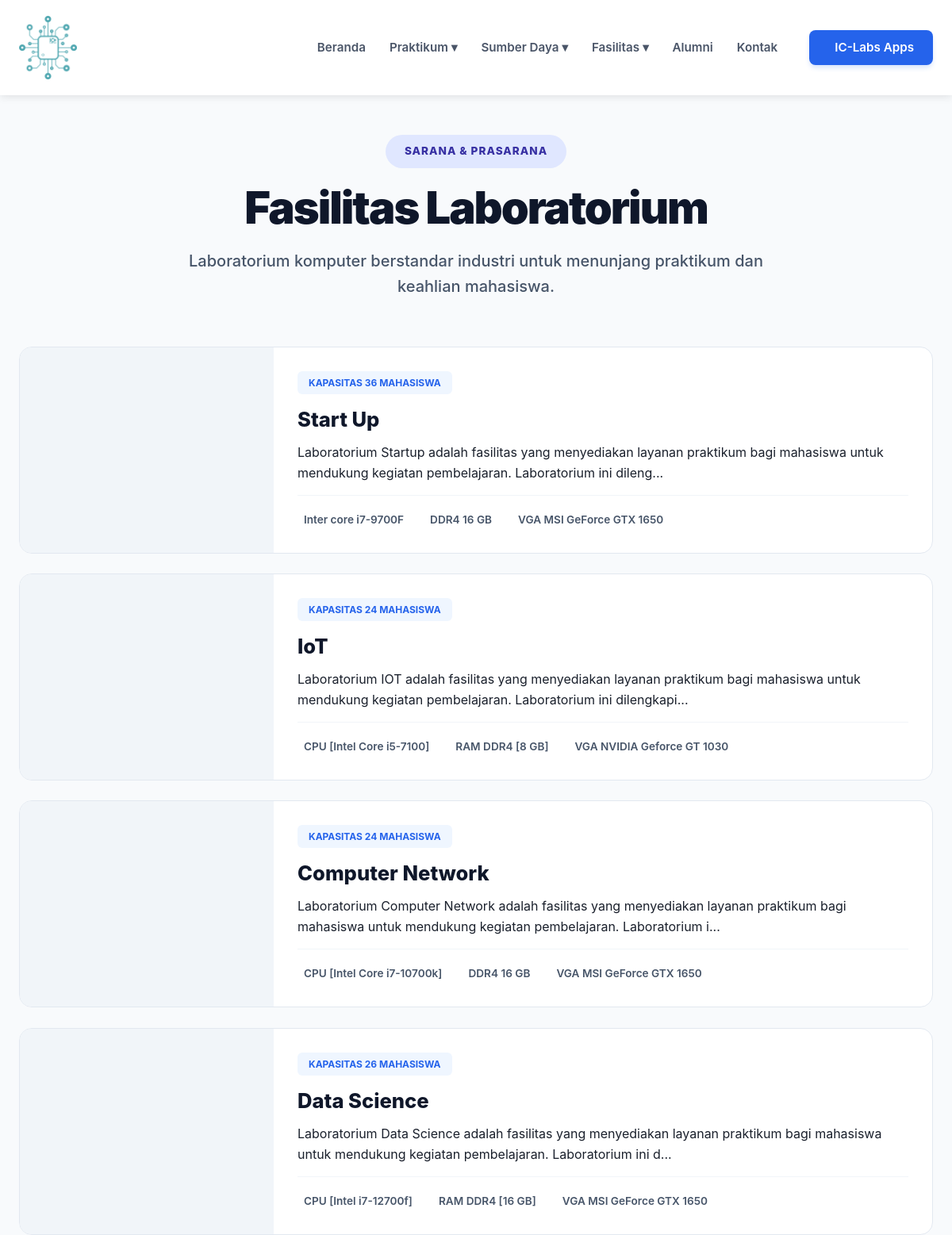
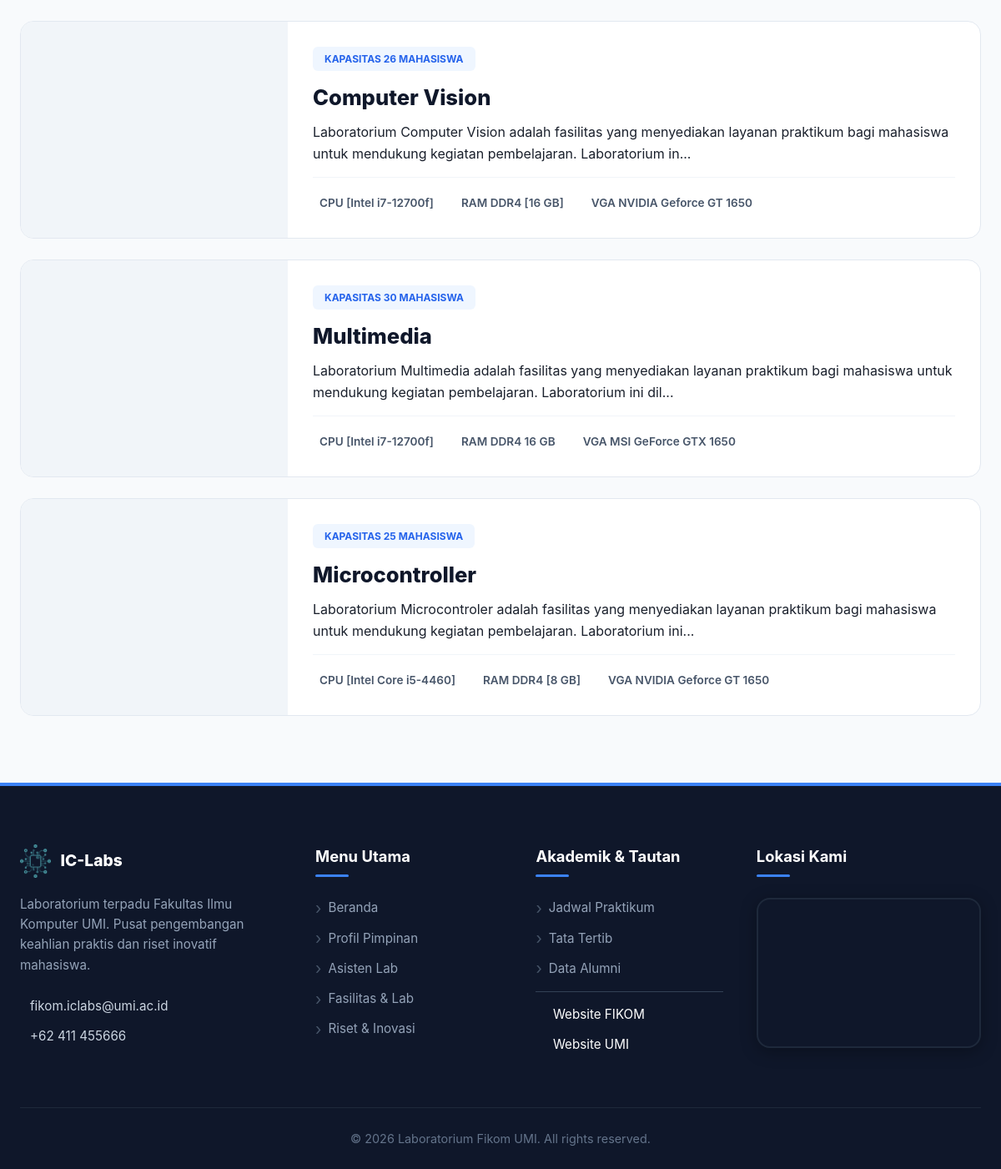
/public/laboratorium, run on the app's committed database (2 pictures, top to bottom).
### tables this page shows
CREATE TABLE `laboratorium` (
  `idLaboratorium` int(11) NOT NULL,
  `nama` varchar(100) NOT NULL,
  `jenis` enum('Laboratorium','Riset') DEFAULT 'Laboratorium',
  `idKordinatorAsisten` int(11) DEFAULT NULL,
  `deskripsi` text DEFAULT NULL,
  `gambar` varchar(255) DEFAULT NULL,
  `jumlahPc` int(11) DEFAULT NULL,
  `jumlahKursi` int(11) DEFAULT NULL,
  `lokasi` varchar(255) DEFAULT NULL,
  `kapasitas` int(11) DEFAULT 0,
  `processor` varchar(255) DEFAULT NULL,
  `ram` varchar(100) DEFAULT NULL,
  `storage` varchar(100) DEFAULT NULL,
  `gpu` varchar(255) DEFAULT NULL,
  `monitor` varchar(255) DEFAULT NULL,
  `software` text DEFAULT NULL,
  `fasilitas_pendukung` text DEFAULT NULL,
  `koordinator_nama` varchar(255) DEFAULT NULL,
  `koordinator_foto` varchar(255) DEFAULT NULL
);

### app/views/fasilitas/laboratorium.php (the view, shortened to what this page needs)
<?php
$lab_list = [];
if (!empty($data['laboratorium'])) {
    $lab_list = $data['laboratorium'];
} else {
    global $pdo;
    try {
        if ($pdo instanceof PDO) {
            $stmt = $pdo->query("SELECT * FROM laboratorium WHERE jenis = 'Laboratorium' ORDER BY idLaboratorium ASC");
            $lab_list = $stmt->fetchAll(PDO::FETCH_ASSOC);
        }
    } catch (Throwable $e) { $lab_list = []; }
}
?>
<section class="fasilitas-section">
    <div class="container">
        <header class="page-header">
            <span class="header-badge">Sarana & Prasarana</span>
            <h1>Fasilitas Laboratorium</h1>
            <p>Laboratorium komputer berstandar industri untuk menunjang praktikum dan keahlian mahasiswa.</p>
        </header>
        <div class="facility-grid">
            <?php if (!empty($lab_list)) : ?>
                <?php foreach ($lab_list as $row) : ?>
                    <?php
                        $descRaw = $row['deskripsi'] ?? '';
                        $deskripsi = strlen($descRaw) > 150 ? substr($descRaw, 0, 150) . '...' : $descRaw;
                    ?>
                    <a href="<?= PUBLIC_URL ?>/detail_fasilitas/<?= $row['idLaboratorium'] ?>" class="facility-row" data-id="<?= $row['idLaboratorium'] ?>" data-link>
                        <div class="facility-img-side">
                        </div>
                        <div class="facility-info-side">
                            <div class="facility-meta">
                                <span class="badge-info">
                                    <i class="ri-group-line"></i> Kapasitas <?= $row['kapasitas'] ?> Mahasiswa
                                </span>
                            </div>
                            <h3><?= htmlspecialchars($row['nama']) ?></h3>
                            <p><?= htmlspecialchars($deskripsi) ?></p>
                            <div class="mini-specs">
                                <?php if (!empty($row['processor'])) : ?>
                                    <div class="mini-spec-item"><i class="ri-cpu-line"></i> <?= htmlspecialchars($row['processor']) ?></div>
                                <?php endif; ?>
                                <?php if (!empty($row['ram'])) : ?>
                                    <div class="mini-spec-item"><i class="ri-ram-2-line"></i> <?= htmlspecialchars($row['ram']) ?></div>
                                <?php endif; ?>
                                <?php if (!empty($row['gpu'])) : ?>
                                    <div class="mini-spec-item"><i class="ri-window-line"></i> <?= htmlspecialchars($row['gpu']) ?></div>
                                <?php endif; ?>
                            </div>
                        </div>
                    </a>
                <?php endforeach; ?>
            <?php endif; ?>
        </div>
    </div>
</section>

### public/css/variables.css (style rules this page uses)
:root { --primary-navy: #1e3a8a; --primary-blue: #2563eb; --hover-blue: #1e40af; --bg-light: #f8fbff; --bg-white: #ffffff; --bg-soft: #eff6ff; --text-dark: #1a202c; --text-grey: #4a5568; --text-light: #dbeafe; --border-color: #e2e8f0; --border-blue: #eff6ff; --shadow-soft: 0 4px 12px rgba(30, 58, 138, 0.05); --container-width: 1280px; --font-main: 'Inter', 'Segoe UI', sans-serif; --radius-card: 15px; --radius-btn: 50px; }

### public/css/style.css (style rules this page uses)
* { margin: 0; padding: 0; box-sizing: border-box; font-family: "Inter", "Segoe UI", sans-serif; }
body { background-color: #f8fbff; color: #1a202c; line-height: 1.6; padding-top: 80px; }
html, body { max-width: 100%; overflow-x: hidden; }
.container { width: 100%; max-width: 1200px; margin: 0 auto; padding: 0 24px; }
h1, h2, h3, h4 { color: #1e3a8a; font-weight: 800; }
a { text-decoration: none; transition: 0.3s ease; }

### public/css/fasilitas.css (style rules this page uses)
.fasilitas-section { padding: 80px 0; background-color: #f8fafc; min-height: 100vh; font-family: "Inter", -apple-system, BlinkMacSystemFont, sans-serif; }
.container { max-width: 1200px; margin: 0 auto; padding: 0 24px; }
.page-header { text-align: center; max-width: 800px; margin: 0 auto 60px auto; padding-top: 10px; border-bottom: none; }
.header-badge { display: inline-block; background-color: #e0e7ff; color: #3730a3; padding: 10px 24px; border-radius: 50px; font-weight: 800; font-size: 0.85rem; text-transform: uppercase; letter-spacing: 1px; margin-bottom: 20px; }
.page-header h1 { font-size: 3.5rem; color: #0f172a; margin: 0 0 20px 0; font-weight: 900; letter-spacing: -2px; line-height: 1.1; }
.page-header p { color: #475569; margin: 0 auto; font-size: 1.25rem; line-height: 1.6; font-weight: 500; }
.facility-grid { display: flex; flex-direction: column; gap: 25px; width: 100%; }
.facility-row { background: #ffffff; border: 1px solid #e2e8f0; border-radius: 16px; display: flex; overflow: hidden; transition: all 0.3s ease; text-decoration: none; color: inherit; min-height: 220px; will-change: transform; }
.facility-img-side { flex: 0 0 320px; background: #f1f5f9; position: relative; overflow: hidden; display: flex; align-items: center; justify-content: center; }
.facility-info-side { flex: 1; padding: 30px; display: flex; flex-direction: column; justify-content: center; }
.facility-meta { display: flex; gap: 12px; margin-bottom: 12px; }
.badge-info { background: #eff6ff; color: #2563eb; padding: 5px 14px; border-radius: 6px; font-size: 0.75rem; font-weight: 700; text-transform: uppercase; }
.facility-row h3 { font-size: 1.6rem; color: #0f172a; margin-bottom: 8px; font-weight: 800; }
.mini-specs { display: flex; gap: 25px; padding-top: 20px; margin-top: 15px; border-top: 1px solid #f1f5f9; }
.mini-spec-item { display: flex; align-items: center; gap: 8px; font-size: 0.85rem; color: #475569; font-weight: 600; }

### data on the page
laboratorium: kapasitas "36", nama "Start Up", deskripsi "Laboratorium Startup adalah fasilitas yang menyediakan layanan praktikum bagi mahasiswa untuk mendukung kegiatan pembelajaran. Laboratorium ini dileng...", processor "Inter core i7-9700F", ram "DDR4 16 GB", gpu "VGA MSI GeForce GTX 1650"
laboratorium: kapasitas "24", nama "IoT", deskripsi "Laboratorium IOT adalah fasilitas yang menyediakan layanan praktikum bagi mahasiswa untuk mendukung kegiatan pembelajaran. Laboratorium ini dilengkapi...", processor "CPU [Intel Core i5-7100]", ram "RAM DDR4 [8 GB]", gpu "VGA NVIDIA Geforce GT 1030"
laboratorium: kapasitas "24", nama "Computer Network", deskripsi "Laboratorium Computer Network adalah fasilitas yang menyediakan layanan praktikum bagi mahasiswa untuk mendukung kegiatan pembelajaran. Laboratorium i...", processor "CPU [Intel Core i7-10700k]", ram "DDR4 16 GB", gpu "VGA MSI GeForce GTX 1650"
laboratorium: kapasitas "26", nama "Data Science", deskripsi "Laboratorium Data Science adalah fasilitas yang menyediakan layanan praktikum bagi mahasiswa untuk mendukung kegiatan pembelajaran. Laboratorium ini d...", processor "CPU [Intel i7-12700f]", ram "RAM DDR4 [16 GB]", gpu "VGA MSI GeForce GTX 1650"
laboratorium: kapasitas "26", nama "Computer Vision", deskripsi "Laboratorium Computer Vision adalah fasilitas yang menyediakan layanan praktikum bagi mahasiswa untuk mendukung kegiatan pembelajaran. Laboratorium in...", processor "CPU [Intel i7-12700f]", ram "RAM DDR4 [16 GB]", gpu "VGA NVIDIA Geforce GT 1650"
laboratorium: kapasitas "30", nama "Multimedia", deskripsi "Laboratorium Multimedia adalah fasilitas yang menyediakan layanan praktikum bagi mahasiswa untuk mendukung kegiatan pembelajaran. Laboratorium ini dil...", processor "CPU [Intel i7-12700f]", ram "RAM DDR4 16 GB", gpu "VGA MSI GeForce GTX 1650"
laboratorium: kapasitas "25", nama "Microcontroller", deskripsi "Laboratorium Microcontroler adalah fasilitas yang menyediakan layanan praktikum bagi mahasiswa untuk mendukung kegiatan pembelajaran. Laboratorium ini...", processor "CPU [Intel Core i5-4460]", ram "RAM DDR4 [8 GB]", gpu "VGA NVIDIA Geforce GT 1650"
